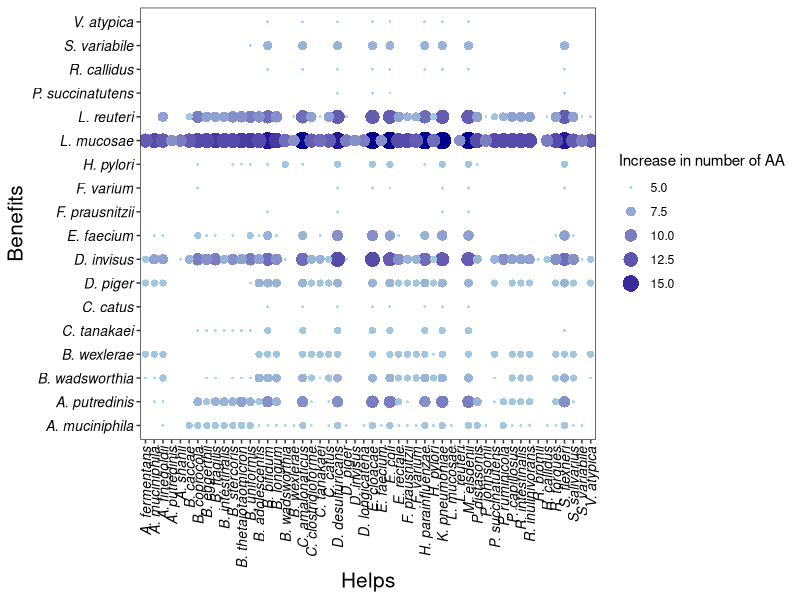

R code for this plot:
library(stringr)
library(dplyr)
library(reshape2)
library(ggplot2)
library(viridis)
rm(list = ls())
aaincrease_minglc <- read.table(file = "AA_increase_min_glc.csv",
                                sep = ",",
                                header = TRUE)
colnames(aaincrease_minglc) = c('Benefits', 'Helps', 'Delta')
pp <-
  ggplot(aaincrease_minglc, aes(
    y = factor(Benefits),
    x = factor(Helps),
    fill = Delta
  )) +
  geom_point(aes(size = (Delta), colour = Delta),
             shape = 16,
             stroke = 0) +
  scale_color_gradient(low = 'lightblue', high = 'darkblue') +
  theme_bw() + theme(
    panel.grid.major = element_blank(),
    panel.grid.minor = element_blank(),
    axis.title = element_text(size = 15),
    axis.text.y = element_text(
      vjust = 0.5,
      hjust = 1,
      face = 'italic',
      size = 10,
      color = 'black'
    ),
    axis.text.x = element_text(
      angle = 90,
      vjust = 0.5,
      hjust = 1,
      face = 'italic',
      size = 10,
      color = 'black'
    )
  ) +
  
  scale_y_discrete(
    breaks = c(
      'Acidaminococcus_fermentans_DSM_20731',
      'Akkermansia_muciniphila_ATCC_BAA_835',
      'Alistipes_finegoldii_DSM_17242',
      'Alistipes_putredinis_DSM_17216',
      'Alistipes_shahii_WAL_8301',
      'Bacteroides_caccae_ATCC_43185',
      'Bacteroides_coprocola_M16_DSM_17136',
      'Bacteroides_eggerthii_DSM_20697',
      'Bacteroides_fragilis_NCTC_9343',
      'Bacteroides_intestinalis_341_DSM_17393',
      'Bacteroides_stercoris_ATCC_43183',
      'Bacteroides_thetaiotaomicron_VPI_5482',
      'Bacteroides_uniformis_ATCC_8492',
      'Bifidobacterium_adolescentis_ATCC_15703',
      'Bifidobacterium_bifidum_PRL2010',
      'Bifidobacterium_longum_NCC2705',
      'Bilophila_wadsworthia_3_1_6',
      'Blautia_wexlerae_DSM_19850',
      'Citrobacter_amalonaticus_Y19',
      'Clostridium_clostridioforme_CM201',
      'Collinsella_tanakaei_YIT_12063',
      'Coprococcus_catus_GD_7',
      'Desulfovibrio_desulfuricans_subsp_desulfuricans_DSM_642',
      'Desulfovibrio_piger_ATCC_29098',
      'Dialister_invisus_DSM_15470',
      'Dorea_longicatena_DSM_13814',
      'Enterobacter_cloacae_EcWSU1',
      'Enterococcus_faecium_TX1330',
      'Escherichia_coli_str_K_12_substr_MG1655',
      'Eubacterium_rectale_M104_1',
      'Faecalibacterium_prausnitzii_L2_6',
      'Fusobacterium_nucleatum_subsp_nucleatum_ATCC_25586',
      'Fusobacterium_varium_ATCC_27725',
      'Haemophilus_parainfluenzae_T3T1',
      'Helicobacter_pylori_26695',
      'Klebsiella_pneumoniae_pneumoniae_MGH78578',
      'Lactobacillus_mucosae_LM1',
      'Lactobacillus_reuteri_SD2112_ATCC_55730',
      'Megasphaera_elsdenii_DSM_20460',
      'Parabacteroides_distasonis_ATCC_8503',
      'Parabacteroides_johnsonii_DSM_18315',
      'Phascolarctobacterium_succinatutens_YIT_12067',
      'Prevotella_ruminicola_23',
      'Pseudoflavonifractor_capillosus_strain_ATCC_29799',
      'Roseburia_intestinalis_L1_82',
      'Roseburia_inulinivorans_DSM_16841',
      'Ruminococcus_bromii_L2_63',
      'Ruminococcus_callidus_ATCC_2776001',
      'Ruminococcus_torques_ATCC_27756',
      'Shigella_flexneri_2002017',
      'Streptococcus_salivarius_JIM8777',
      'Subdoligranulum_variabile_DSM_15176',
      'Veillonella_atypica_ACS_049_V_Sch6'
    ),
    labels = c(
      'A. fermentans',
      'A. muciniphila',
      'A. finegoldii',
      'A. putredinis',
      'A. shahii',
      'B. caccae',
      'B. coprocola',
      'B. eggerthii',
      'B. fragilis',
      'B. intestinalis',
      'B. stercoris',
      'B. thetaiotaomicron',
      'B. uniformis',
      'B. adolescentis',
      'B. bifidum',
      'B. longum',
      'B. wadsworthia',
      'B. wexlerae',
      'C. amalonaticus',
      'C. clostridioforme',
      'C. tanakaei',
      'C. catus',
      'D. desulfuricans',
      'D. piger',
      'D. invisus',
      'D. longicatena',
      'E. cloacae',
      'E. faecium',
      'E. coli',
      'E. rectale',
      'F. prausnitzii',
      'F. nucleatum',
      'F. varium',
      'H. parainfluenzae',
      'H. pylori',
      'K. pneumoniae',
      'L. mucosae',
      'L. reuteri',
      'M. elsdenii',
      'P. distasonis',
      'P. johnsonii',
      'P. succinatutens',
      'P. ruminicola',
      'P. capillosus',
      'R. intestinalis',
      'R. inulinivorans',
      'R. bromii',
      'R. callidus',
      'R. torques',
      'S. flexneri',
      'S. salivarius',
      'S. variabile',
      'V. atypica'
    )
  ) +
  scale_x_discrete(
    breaks = c(
      'Acidaminococcus_fermentans_DSM_20731',
      'Akkermansia_muciniphila_ATCC_BAA_835',
      'Alistipes_finegoldii_DSM_17242',
      'Alistipes_putredinis_DSM_17216',
      'Alistipes_shahii_WAL_8301',
      'Bacteroides_caccae_ATCC_43185',
      'Bacteroides_coprocola_M16_DSM_17136',
      'Bacteroides_eggerthii_DSM_20697',
      'Bacteroides_fragilis_NCTC_9343',
      'Bacteroides_intestinalis_341_DSM_17393',
      'Bacteroides_stercoris_ATCC_43183',
      'Bacteroides_thetaiotaomicron_VPI_5482',
      'Bacteroides_uniformis_ATCC_8492',
      'Bifidobacterium_adolescentis_ATCC_15703',
      'Bifidobacterium_bifidum_PRL2010',
      'Bifidobacterium_longum_NCC2705',
      'Bilophila_wadsworthia_3_1_6',
      'Blautia_wexlerae_DSM_19850',
      'Citrobacter_amalonaticus_Y19',
      'Clostridium_clostridioforme_CM201',
      'Collinsella_tanakaei_YIT_12063',
      'Coprococcus_catus_GD_7',
      'Desulfovibrio_desulfuricans_subsp_desulfuricans_DSM_642',
      'Desulfovibrio_piger_ATCC_29098',
      'Dialister_invisus_DSM_15470',
      'Dorea_longicatena_DSM_13814',
      'Enterobacter_cloacae_EcWSU1',
      'Enterococcus_faecium_TX1330',
      'Escherichia_coli_str_K_12_substr_MG1655',
      'Eubacterium_rectale_M104_1',
      'Faecalibacterium_prausnitzii_L2_6',
      'Fusobacterium_nucleatum_subsp_nucleatum_ATCC_25586',
      'Fusobacterium_varium_ATCC_27725',
      'Haemophilus_parainfluenzae_T3T1',
      'Helicobacter_pylori_26695',
      'Klebsiella_pneumoniae_pneumoniae_MGH78578',
      'Lactobacillus_mucosae_LM1',
      'Lactobacillus_reuteri_SD2112_ATCC_55730',
      'Megasphaera_elsdenii_DSM_20460',
      'Parabacteroides_distasonis_ATCC_8503',
      'Parabacteroides_johnsonii_DSM_18315',
      'Phascolarctobacterium_succinatutens_YIT_12067',
      'Prevotella_ruminicola_23',
      'Pseudoflavonifractor_capillosus_strain_ATCC_29799',
      'Roseburia_intestinalis_L1_82',
      'Roseburia_inulinivorans_DSM_16841',
      'Ruminococcus_bromii_L2_63',
      'Ruminococcus_callidus_ATCC_2776001',
      'Ruminococcus_torques_ATCC_27756',
      'Shigella_flexneri_2002017',
      'Streptococcus_salivarius_JIM8777',
      'Subdoligranulum_variabile_DSM_15176',
      'Veillonella_atypica_ACS_049_V_Sch6'
    ),
    labels = c(
      'A. fermentans',
      'A. muciniphila',
      'A. finegoldii',
      'A. putredinis',
      'A. shahii',
      'B. caccae',
      'B. coprocola',
      'B. eggerthii',
      'B. fragilis',
      'B. intestinalis',
      'B. stercoris',
      'B. thetaiotaomicron',
      'B. uniformis',
      'B. adolescentis',
      'B. bifidum',
      'B. longum',
      'B. wadsworthia',
      'B. wexlerae',
      'C. amalonaticus',
      'C. clostridioforme',
      'C. tanakaei',
      'C. catus',
      'D. desulfuricans',
      'D. piger',
      'D. invisus',
      'D. longicatena',
      'E. cloacae',
      'E. faecium',
      'E. coli',
      'E. rectale',
      'F. prausnitzii',
      'F. nucleatum',
      'F. varium',
      'H. parainfluenzae',
      'H. pylori',
      'K. pneumoniae',
      'L. mucosae',
      'L. reuteri',
      'M. elsdenii',
      'P. distasonis',
      'P. johnsonii',
      'P. succinatutens',
      'P. ruminicola',
      'P. capillosus',
      'R. intestinalis',
      'R. inulinivorans',
      'R. bromii',
      'R. callidus',
      'R. torques',
      'S. flexneri',
      'S. salivarius',
      'S. variabile',
      'V. atypica'
    )
  ) +
  xlab('Helps') + ylab('Benefits') +
  labs(colour = "Increase in number of amino acids") +
  guides(
    colour = guide_legend("Increase in number of AA"),
    fill = guide_legend("Increase in number of AA"),
    size = guide_legend("Increase in number of AA")
  )

print(pp)
